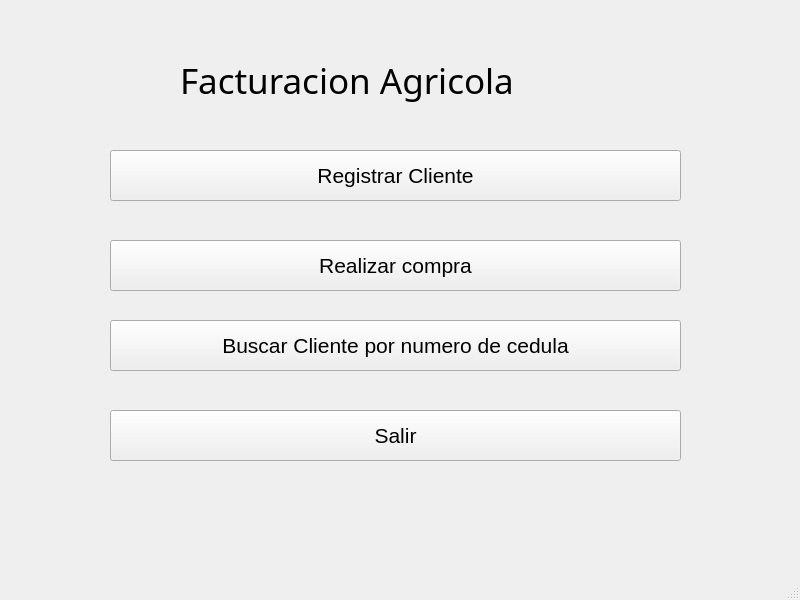
<?xml version="1.0" encoding="UTF-8"?>
<ui version="4.0">
 <class>MainWindow</class>
 <widget class="QMainWindow" name="MainWindow">
  <property name="geometry">
   <rect>
    <x>0</x>
    <y>0</y>
    <width>800</width>
    <height>600</height>
   </rect>
  </property>
  <property name="windowTitle">
   <string>MainWindow</string>
  </property>
  <widget class="QWidget" name="centralwidget">
   <widget class="QLabel" name="label">
    <property name="geometry">
     <rect>
      <x>180</x>
      <y>40</y>
      <width>451</width>
      <height>81</height>
     </rect>
    </property>
    <property name="font">
     <font>
      <family>MS Reference Sans Serif</family>
      <pointsize>26</pointsize>
     </font>
    </property>
    <property name="text">
     <string>Facturacion Agricola</string>
    </property>
   </widget>
   <widget class="QToolButton" name="toolButton">
    <property name="geometry">
     <rect>
      <x>110</x>
      <y>240</y>
      <width>571</width>
      <height>51</height>
     </rect>
    </property>
    <property name="font">
     <font>
      <pointsize>16</pointsize>
     </font>
    </property>
    <property name="text">
     <string>Realizar compra</string>
    </property>
   </widget>
   <widget class="QToolButton" name="toolButton_2">
    <property name="geometry">
     <rect>
      <x>110</x>
      <y>150</y>
      <width>571</width>
      <height>51</height>
     </rect>
    </property>
    <property name="font">
     <font>
      <pointsize>16</pointsize>
     </font>
    </property>
    <property name="text">
     <string>Registrar Cliente</string>
    </property>
   </widget>
   <widget class="QToolButton" name="toolButton_3">
    <property name="geometry">
     <rect>
      <x>110</x>
      <y>320</y>
      <width>571</width>
      <height>51</height>
     </rect>
    </property>
    <property name="font">
     <font>
      <pointsize>16</pointsize>
     </font>
    </property>
    <property name="text">
     <string>Buscar Cliente por numero de cedula</string>
    </property>
   </widget>
   <widget class="QToolButton" name="toolButton_4">
    <property name="geometry">
     <rect>
      <x>110</x>
      <y>410</y>
      <width>571</width>
      <height>51</height>
     </rect>
    </property>
    <property name="font">
     <font>
      <pointsize>16</pointsize>
     </font>
    </property>
    <property name="text">
     <string>Salir</string>
    </property>
   </widget>
  </widget>
  <widget class="QMenuBar" name="menubar">
   <property name="geometry">
    <rect>
     <x>0</x>
     <y>0</y>
     <width>800</width>
     <height>26</height>
    </rect>
   </property>
  </widget>
  <widget class="QStatusBar" name="statusbar"/>
 </widget>
 <resources/>
 <connections/>
</ui>
